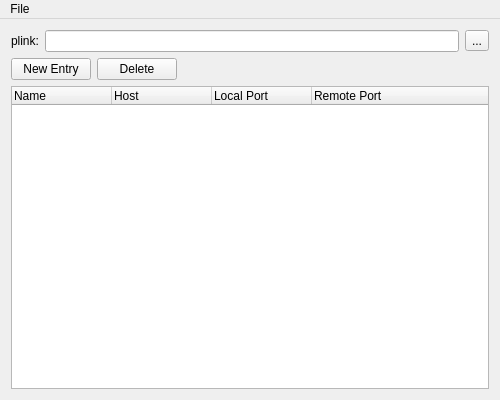
<?xml version="1.0" encoding="UTF-8"?>
<ui version="4.0">
 <class>MainWindow</class>
 <widget class="QMainWindow" name="MainWindow">
  <property name="geometry">
   <rect>
    <x>0</x>
    <y>0</y>
    <width>500</width>
    <height>400</height>
   </rect>
  </property>
  <property name="windowTitle">
   <string>SSH Tunnel Manager</string>
  </property>
  <widget class="QWidget" name="centralWidget">
   <layout class="QVBoxLayout" name="verticalLayout">
    <item>
     <layout class="QHBoxLayout" name="horizontalLayout_2">
      <item>
       <widget class="QLabel" name="labelPlink">
        <property name="text">
         <string>plink:</string>
        </property>
       </widget>
      </item>
      <item>
       <widget class="QLineEdit" name="linePlink">
        <property name="readOnly">
         <bool>true</bool>
        </property>
       </widget>
      </item>
      <item>
       <widget class="QToolButton" name="buttonPlink">
        <property name="text">
         <string>...</string>
        </property>
       </widget>
      </item>
     </layout>
    </item>
    <item>
     <layout class="QHBoxLayout" name="horizontalLayout">
      <item>
       <widget class="QPushButton" name="buttonNewentry">
        <property name="text">
         <string>New Entry</string>
        </property>
       </widget>
      </item>
      <item>
       <widget class="QPushButton" name="buttonDelete">
        <property name="text">
         <string>Delete</string>
        </property>
       </widget>
      </item>
      <item>
       <spacer name="horizontalSpacer">
        <property name="orientation">
         <enum>Qt::Horizontal</enum>
        </property>
        <property name="sizeHint" stdset="0">
         <size>
          <width>0</width>
          <height>0</height>
         </size>
        </property>
       </spacer>
      </item>
     </layout>
    </item>
    <item>
     <widget class="QTreeWidget" name="treeWidget">
      <property name="contextMenuPolicy">
       <enum>Qt::CustomContextMenu</enum>
      </property>
      <property name="selectionMode">
       <enum>QAbstractItemView::MultiSelection</enum>
      </property>
      <column>
       <property name="text">
        <string>Name</string>
       </property>
      </column>
      <column>
       <property name="text">
        <string>Host</string>
       </property>
      </column>
      <column>
       <property name="text">
        <string>Local Port</string>
       </property>
      </column>
      <column>
       <property name="text">
        <string>Remote Port</string>
       </property>
      </column>
     </widget>
    </item>
   </layout>
  </widget>
  <widget class="QMenuBar" name="menuBar">
   <property name="geometry">
    <rect>
     <x>0</x>
     <y>0</y>
     <width>500</width>
     <height>23</height>
    </rect>
   </property>
   <widget class="QMenu" name="menuStart">
    <property name="title">
     <string>File</string>
    </property>
    <addaction name="actionBeenden"/>
   </widget>
   <addaction name="menuStart"/>
  </widget>
  <action name="actionBeenden">
   <property name="text">
    <string>Quit</string>
   </property>
  </action>
 </widget>
 <layoutdefault spacing="6" margin="11"/>
 <resources/>
 <connections>
  <connection>
   <sender>buttonNewentry</sender>
   <signal>clicked()</signal>
   <receiver>MainWindow</receiver>
   <slot>addNewEntry()</slot>
   <hints>
    <hint type="sourcelabel">
     <x>60</x>
     <y>93</y>
    </hint>
    <hint type="destinationlabel">
     <x>262</x>
     <y>43</y>
    </hint>
   </hints>
  </connection>
  <connection>
   <sender>buttonPlink</sender>
   <signal>clicked()</signal>
   <receiver>MainWindow</receiver>
   <slot>on_buttonPlink_triggered()</slot>
   <hints>
    <hint type="sourcelabel">
     <x>369</x>
     <y>45</y>
    </hint>
    <hint type="destinationlabel">
     <x>351</x>
     <y>79</y>
    </hint>
   </hints>
  </connection>
 </connections>
 <slots>
  <slot>addNewEntry()</slot>
  <slot>on_buttonPlink_triggered()</slot>
 </slots>
</ui>
